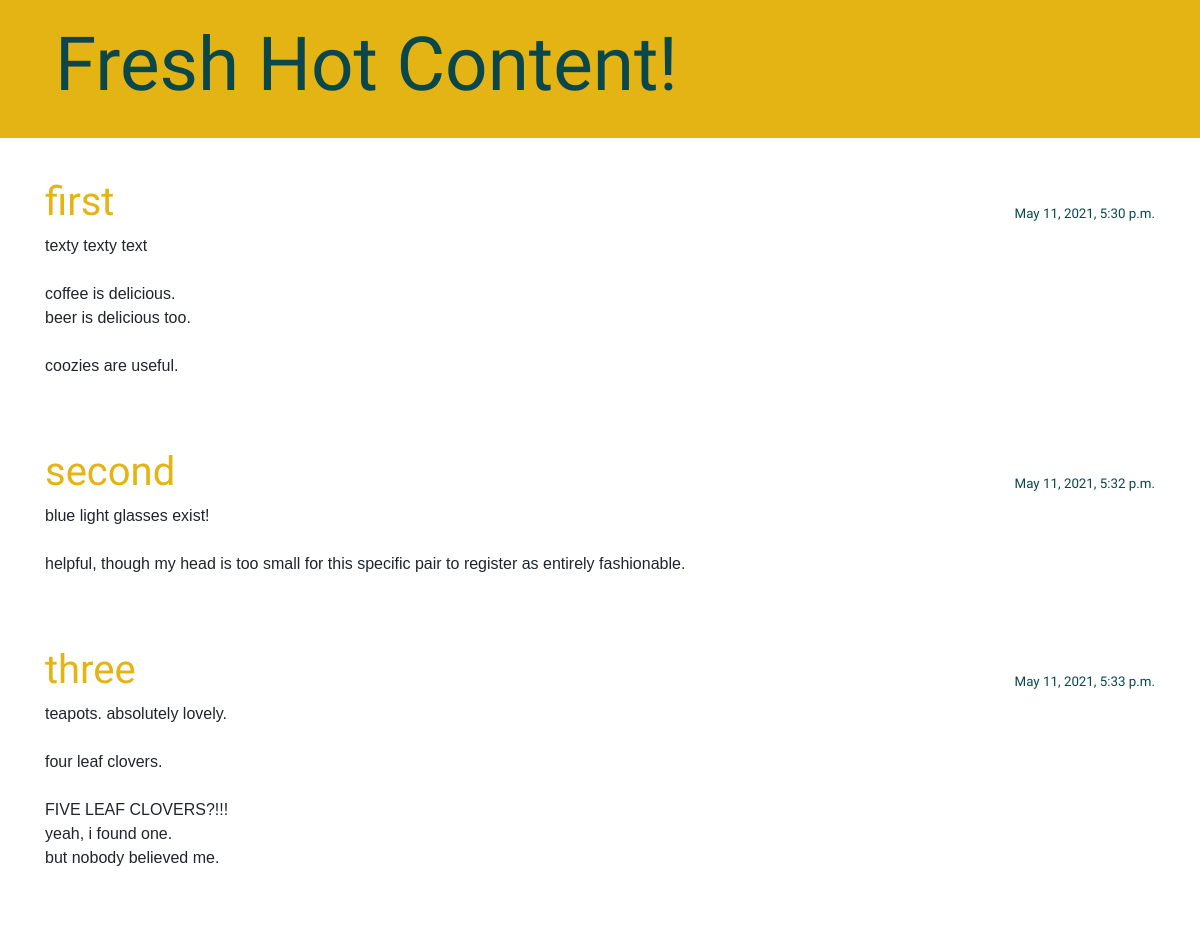
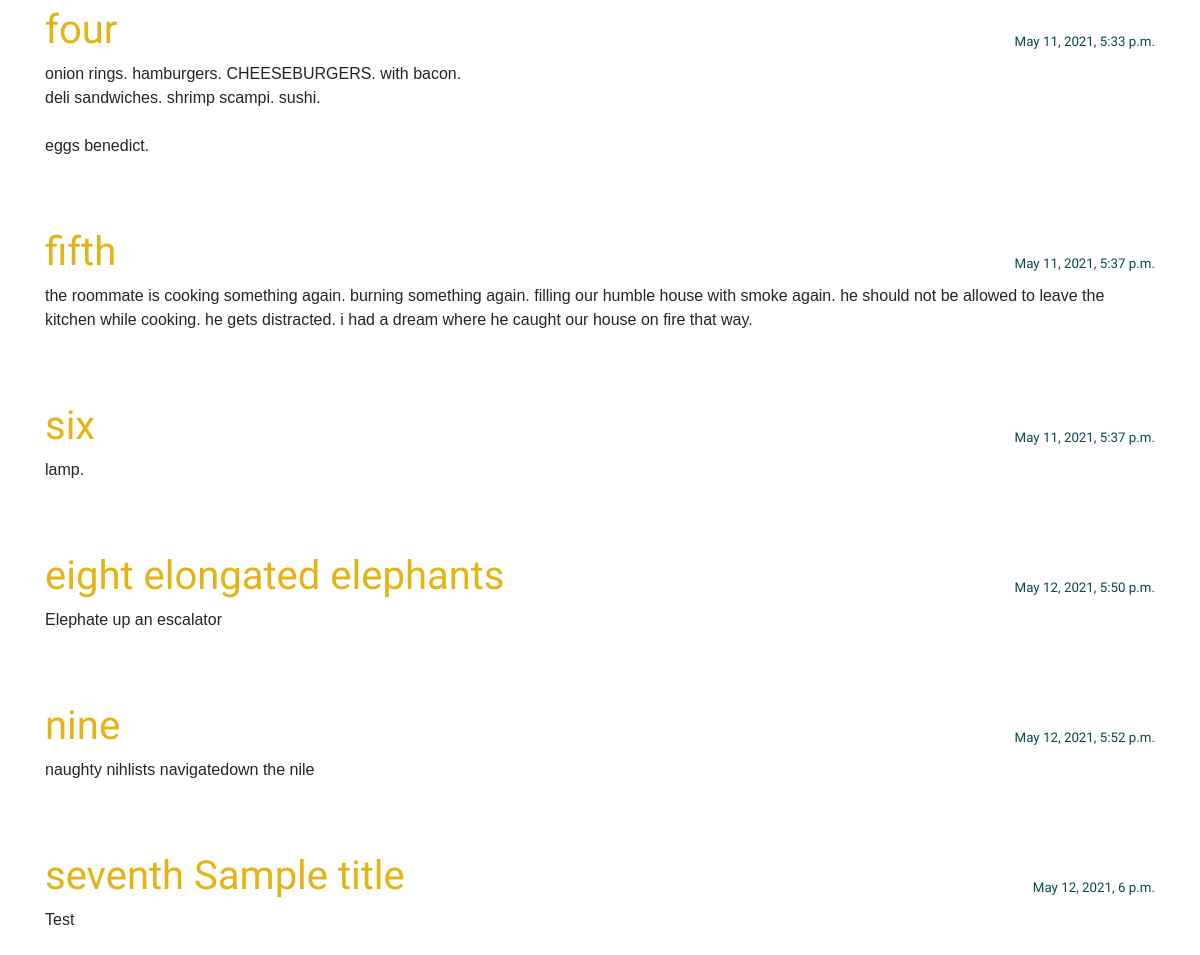
/, run on an earlier commit of the app's database (2 pictures, top to bottom).
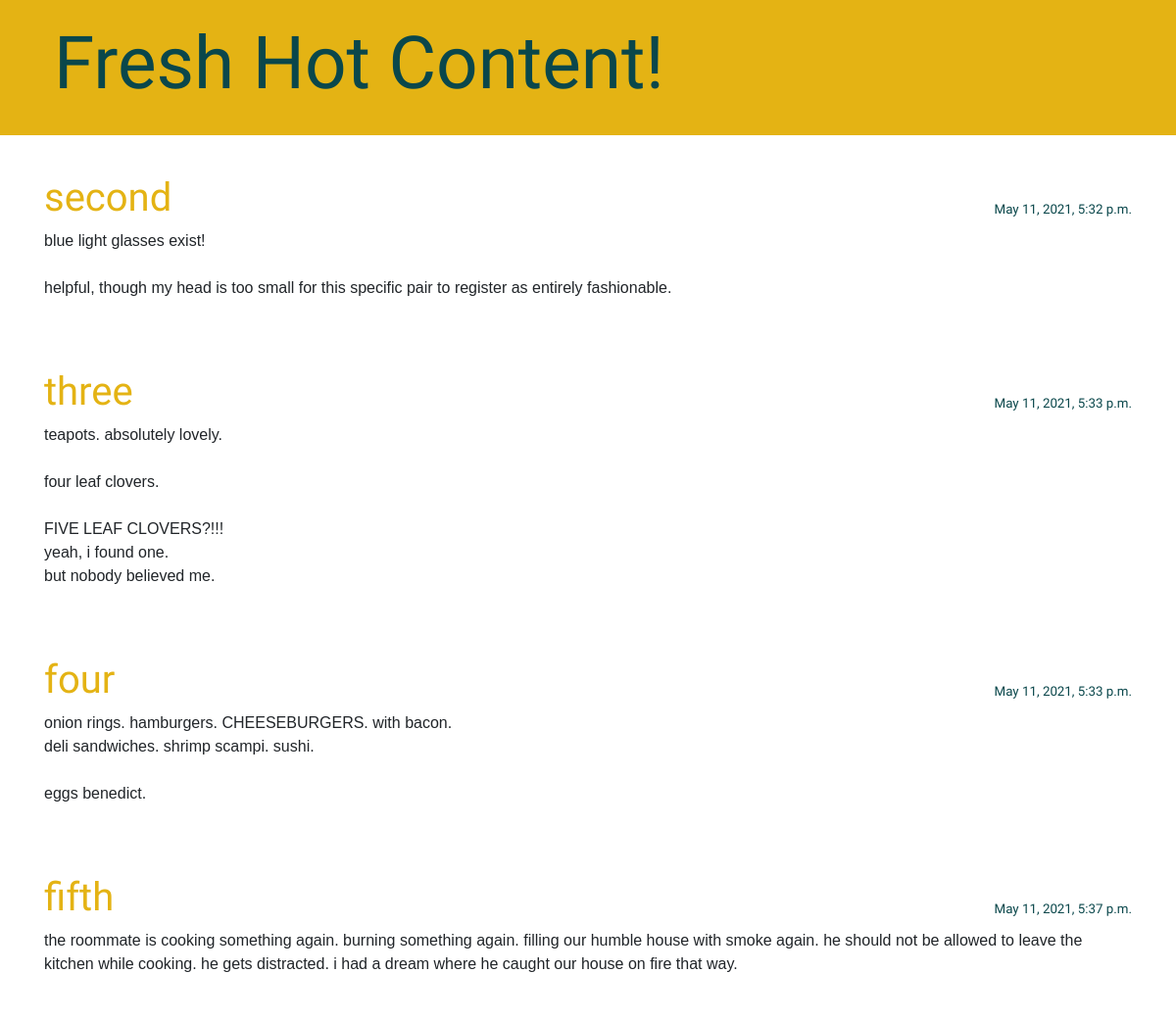
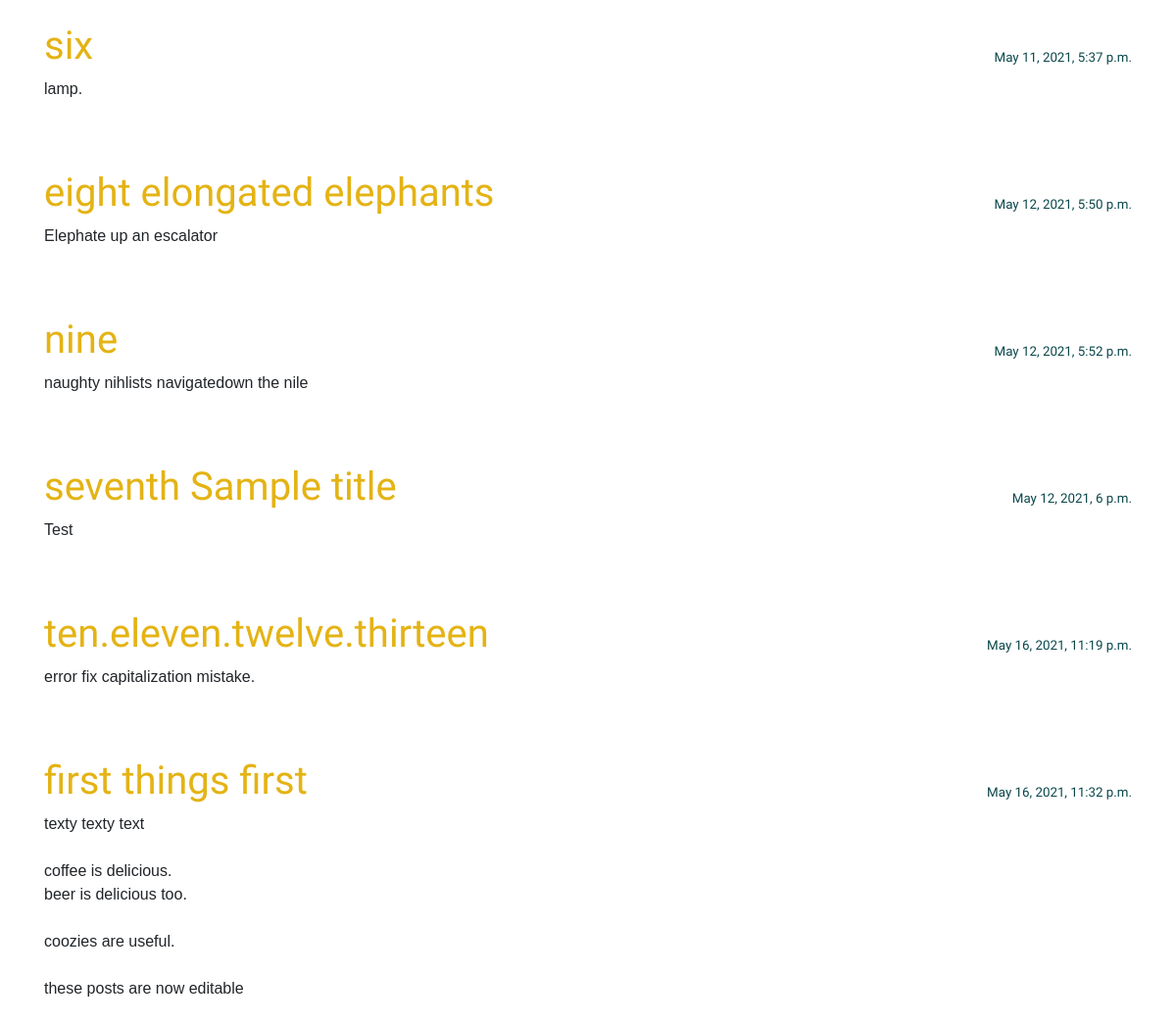
And on a later commit of the database (2 pictures, top to bottom).
### blog/models.py (models this page shows, shortened)
class Post(models.Model):
    author = models.ForeignKey(settings.AUTH_USER_MODEL, on_delete=models.CASCADE)
    title = models.CharField(max_length=200)
    text = models.TextField()
    created_date = models.DateTimeField(default=timezone.now)
    published_date = models.DateTimeField(blank=True, null=True)

### blog/views.py (the view)
# urls.py: path('', views.post_list, name = 'post_list'),
def post_list(request):
    posts = Post.objects.filter(published_date__lte=timezone.now()).order_by("published_date")
    return render(request, "blog/post_list.html", {"posts":posts})

### blog/templates/blog/post_list.html
{% extends 'blog/base.html' %}
{% block content %}
    {% for post in posts %}
        <article class="post">
            <time class="date">
                {{ post.published_date }}
            </time>
            <h1><a href="{% url 'post_detail' pk=post.pk %}">{{ post.title }}</a></h1>
            <p>{{ post.text|linebreaksbr }}</p>
        </article>
    {% endfor %}
{% endblock %}

### blog/templates/blog/base.html (shortened to what this page needs)
{% load static %}
<!DOCTYPE html>
<html>
    <head>
        <link rel="stylesheet" href="https://cdn.jsdelivr.net/npm/bootstrap@4.5.3/dist/css/bootstrap.min.css">
        <link rel="stylesheet" href="{% static 'css/blog.css' %}">
    </head>
    <body>
        <header class="page-header">
            <div class="container">
                <h1><a href="/">Fresh Hot Content!</a></h1>
            </div>
        </header>
        <main class="container">
            <div class="row">
                <div class="col">
                {% block content %}
                {% endblock %}
                </div>
            </div>
        </main>
    </body>
</html>

### blog/static/css/blog.css (style rules this page uses)
.page-header { background-color: #e4b314; margin-top: 0; margin-bottom: 40px; padding: 20px 20px 20px 40px; }
.page-header h1, .page-header h1 a, .page-header h1 a:visited, .page-header h1 a:active { color: #0a474b; font-size: 56pt; text-decoration: none; }
h1, h2, h3, h4 { font-family: 'Lobster', cursive; }
.date { color: #0a474b; font-size: 10pt; font-family: 'Lobster', cursive; }
.post { margin-bottom: 70px; font-family: 'Arial Black', sans-serif; }
.post h1 a, .post h1 a:visited { color: #e4b314; }
.post > .date, .post > .actions { float: right; margin-top: 26px; }

What changed in the data, as far as the page shows it:
added Post: published_date "May 16, 2021, 11:19 p.m.", title "ten.eleven.twelve.thirteen", text "error fix capitalization mistake."
changed Post: published_date "May 11, 2021, 5:30 p.m." → "May 16, 2021, 11:32 p.m."; title "first" → "first things first"; text "texty texty text coffee is delicious. beer is delicious too. coozies are useful." → "texty texty text coffee is delicious. beer is delicious too. coozies are useful. these posts are now editable"; moves down the list
